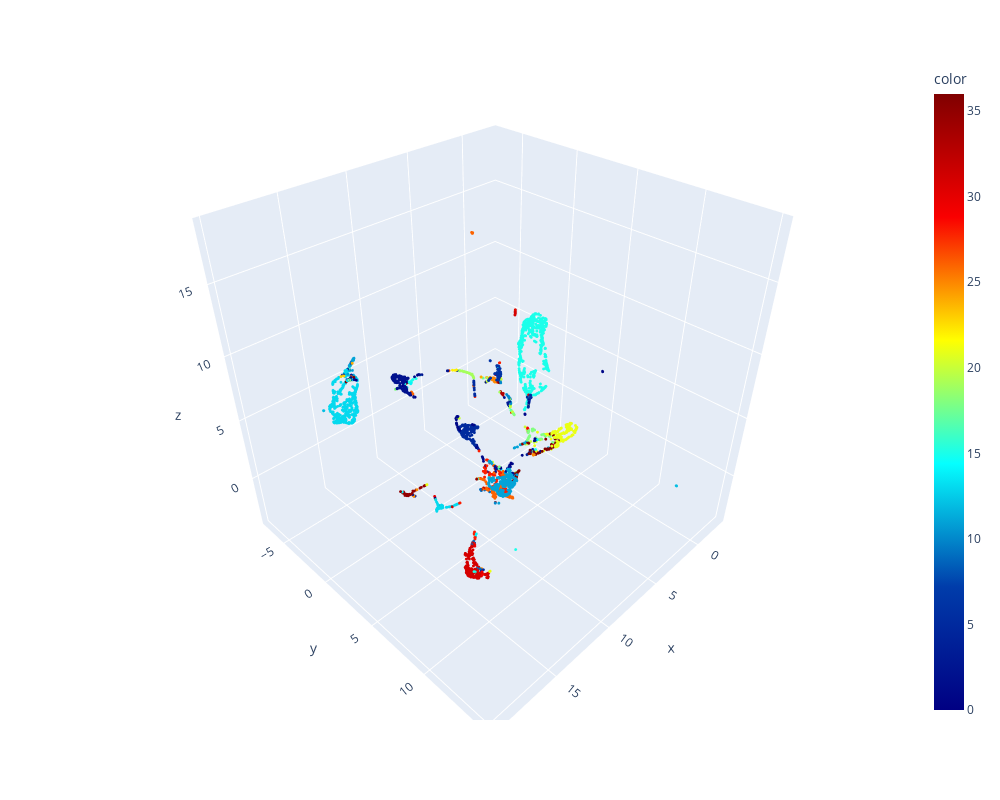

The notebook cell this image was saved under:
### Code cell
dataset_hiragana = cut_page(hiragana_page)
# dataset_hiragana = cut_page(hiragana_page1, list(dataset_hiragana_0))
dataset_hiragana[dataset_hiragana == 1] = 255
mark_id, space_id = find_space_id(dataset_hiragana, False)
# cluster_hiragana, cluster_latin = cluster_dataset(hiragana_datasets, latin_datasets, autoencoder_hiragana, autoencoder_latin,  dataset_hiragana[mark_id], 37)
cluster_hiragana = cluster_kmeans_dataset(hiragana_datasets, latin_datasets, autoencoder_hiragana, autoencoder_latin,  dataset_hiragana[mark_id], loaded_model_kmean_hiragana, 37)

### Figure 1 — Plotly figure (JSON) as saved in the notebook; plotly's stock layout.template omitted (floating-point values rounded to 4 significant figures; data arrays with more than 128 entries replaced by an {"elided": "..."} marker saying what was removed)
{"data": [{"hovertemplate": "x=%{x}<br>y=%{y}<br>z=%{z}<br>color=%{marker.color}<extra></extra>", "legendgroup": "", "marker": {"color": {"elided": "3680 int values"}, "coloraxis": "coloraxis", "size": 1, "symbol": "circle"}, "mode": "markers", "name": "", "scene": "scene", "showlegend": false, "type": "scatter3d", "x": {"elided": "3680 float values"}, "y": {"elided": "3680 float values"}, "z": {"elided": "3680 float values"}}], "layout": {"coloraxis": {"colorbar": {"title": {"text": "color"}}, "colorscale": [[0, "rgb(0,0,131)"], [0.2, "rgb(0,60,170)"], [0.4, "rgb(5,255,255)"], [0.6, "rgb(255,255,0)"], [0.8, "rgb(250,0,0)"], [1, "rgb(128,0,0)"]]}, "height": 800, "legend": {"tracegroupgap": 0}, "margin": {"t": 60}, "scene": {"domain": {"x": [0, 1], "y": [0, 1]}, "xaxis": {"title": {"text": "x"}}, "yaxis": {"title": {"text": "y"}}, "zaxis": {"title": {"text": "z"}}}, "width": 1000}}
